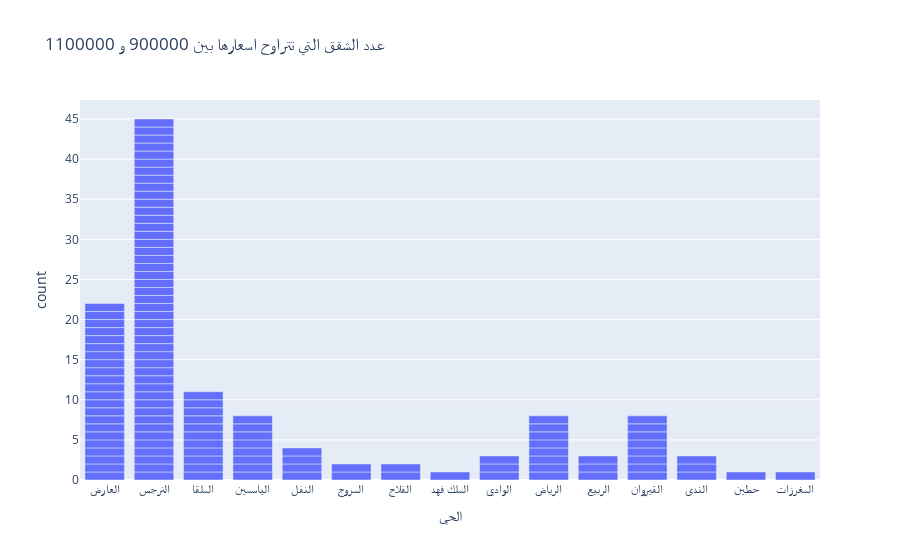

This figure's notebook cell:
### Code cell
fig = px.bar(
            new_aa,
            x='الحي',
            title='عدد الشقق التي تتراوح اسعارها بين 900000 و 1100000',
            labels={'الحي': 'الحي', 'السعر الاجمالي': 'السعر الإجمالي'}
        )
fig.show()

### Figure 1 — Plotly figure (JSON) as saved in the notebook; plotly's stock layout.template omitted (floating-point values rounded to 4 significant figures)
{"data": [{"hovertemplate": "الحي=%{x}<br>count=%{y}<extra></extra>", "legendgroup": "", "marker": {"color": "#636efa", "pattern": {"shape": ""}}, "name": "", "orientation": "v", "showlegend": false, "textposition": "auto", "type": "bar", "x": ["العارض", "النرجس", "النرجس", "النرجس", "الملقا", "الياسمين", "العارض", "النرجس", "النفل", "الياسمين", "النرجس", "النرجس", "المروج", "النرجس", "العارض", "العارض", "النرجس", "الفلاح", "النرجس", "العارض", "الملك فهد", "الوادي", "النفل", "الملقا", "النفل", "الملقا", "الرياض", "العارض", "الياسمين", "الملقا", "النرجس", "النرجس", "العارض", "الياسمين", "النرجس", "الفلاح", "الربيع", "النرجس", "القيروان", "النرجس", "العارض", "النرجس", "الندى", "العارض", "النرجس", "النفل", "العارض", "النرجس", "العارض", "العارض", "الرياض", "النرجس", "النرجس", "الوادي", "الرياض", "النرجس", "القيروان", "الرياض", "العارض", "الربيع", "الملقا", "حطين", "النرجس", "الرياض", "النرجس", "النرجس", "الملقا", "الوادي", "القيروان", "النرجس", "النرجس", "العارض", "القيروان", "النرجس", "الملقا", "الياسمين", "القيروان", "المروج", "النرجس", "الندى", "العارض", "القيروان", "النرجس", "الملقا", "القيروان", "العارض", "الياسمين", "الرياض", "العارض", "النرجس", "الندى", "النرجس", "العارض", "المغرزات", "النرجس", "النرجس", "العارض", "النرجس", "النرجس", "الملقا", "النرجس", "النرجس", "الرياض", "النرجس", "الملقا", "الياسمين", "الياسمين", "النرجس", "النرجس", "النرجس", "النرجس", "النرجس", "العارض", "النرجس", "الرياض", "الملقا", "النرجس", "العارض", "النرجس", "العارض", "الربيع", "القيروان"], "xaxis": "x", "y": [1, 1, 1, 1, 1, 1, 1, 1, 1, 1, 1, 1, 1, 1, 1, 1, 1, 1, 1, 1, 1, 1, 1, 1, 1, 1, 1, 1, 1, 1, 1, 1, 1, 1, 1, 1, 1, 1, 1, 1, 1, 1, 1, 1, 1, 1, 1, 1, 1, 1, 1, 1, 1, 1, 1, 1, 1, 1, 1, 1, 1, 1, 1, 1, 1, 1, 1, 1, 1, 1, 1, 1, 1, 1, 1, 1, 1, 1, 1, 1, 1, 1, 1, 1, 1, 1, 1, 1, 1, 1, 1, 1, 1, 1, 1, 1, 1, 1, 1, 1, 1, 1, 1, 1, 1, 1, 1, 1, 1, 1, 1, 1, 1, 1, 1, 1, 1, 1, 1, 1, 1, 1], "yaxis": "y"}], "layout": {"barmode": "relative", "legend": {"tracegroupgap": 0}, "title": {"text": "عدد الشقق التي تتراوح اسعارها بين 900000 و 1100000"}, "xaxis": {"anchor": "y", "domain": [0, 1], "title": {"text": "الحي"}}, "yaxis": {"anchor": "x", "domain": [0, 1], "title": {"text": "count"}}}}
